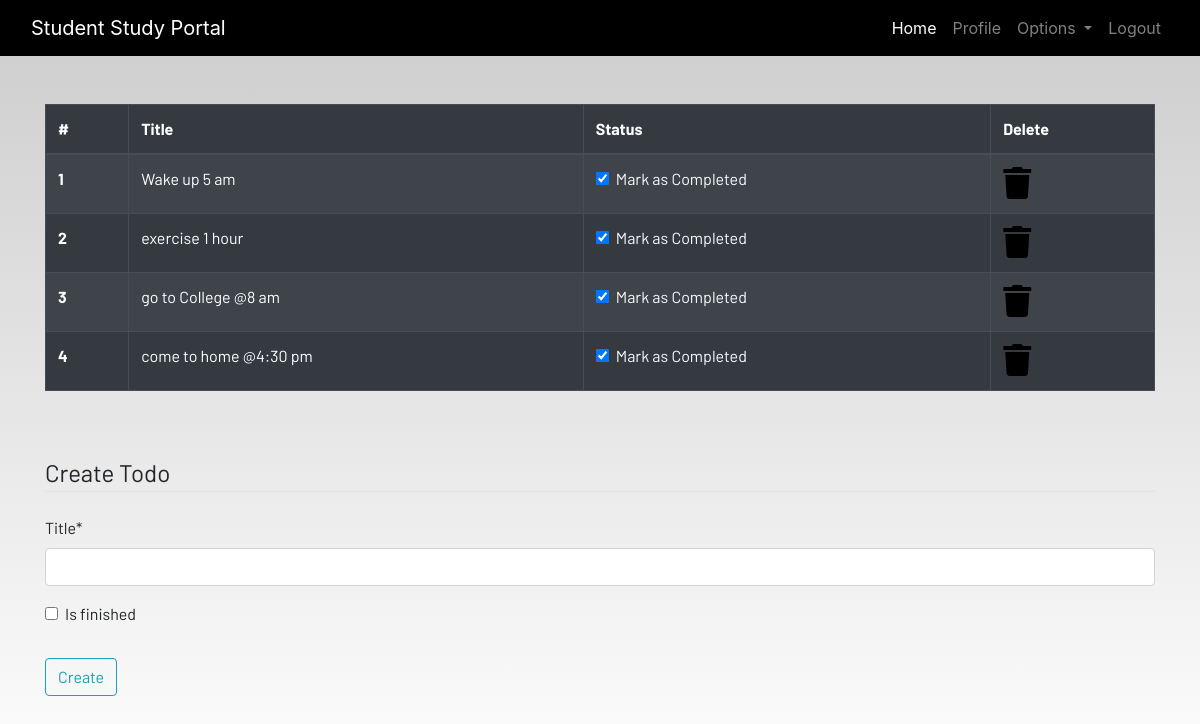
The app's page /todo (signed in) with its own data.
### dashboard/models.py (models this page shows, shortened)
class Todo(models.Model):
    user=models.ForeignKey(User,on_delete=models.CASCADE)
    title=models.CharField(max_length=100)
    is_finished=models.BooleanField(default=False)

### dashboard/views.py (the view)
# urls.py: path('todo',views.todo,name="todo"),
@login_required
def todo(request):
    if request.method=='POST':
        form=TodoForm(request.POST)
        if form.is_valid():
            try:
                finished=request.POST['is_finished']
                if finished=='on':
                    finished=True
                else:
                    finished=False
            except:
                finished=False
            todos=Todo(
                user=request.user,
                title=request.POST['title'],
                is_finished=finished
            )
            todos.save()
            messages.success(request,f"Todo Added from {request.user.username}!!")
    else:
        form=TodoForm()
    todo=Todo.objects.filter(user=request.user)
    if len(todo)==0:
        todos_done=True
    else:
        todos_done=False
    context={
        'form':form,
        'todos':todo,
        'todos_done':todos_done
    }
    return render(request,"dashboard/todo.html",context)

### dashboard/forms.py
class TodoForm(forms.ModelForm):
    class Meta:
        model=Todo
        fields=['title','is_finished']

### dashboard/templates/dashboard/todo.html (shortened to what this page needs)
{% extends 'dashboard/base.html' %}
{% load static %}
{% load crispy_forms_tags %}
{% block content %}
<div class="container">
    {% if not todos_done %}
    <table class="table table-striped table-bordered table-hover table-dark">
        <thead>
            <tr>
                <th scope="col">#</th>
                <th scope="col">Title</th>
                <th scope="col">Status</th>
                <th scope="col">Delete</th>
            </tr>
        </thead>
        <tbody>
            {% for todo in todos %}
            <tr>
                <th scope="row">{{forloop.counter}}</th>
                <td>{{todo.title}}</td>
                <td>
                    <a href="{%url 'update-todo' todo.id %}">
                        <div class="form-check">
                            {% if todo.is_finished == True %}
                            <input class="form-check-input" type="checkbox" value="" checked>
                            {% else %}
                            <input class="form-check-input" type="checkbox" value="" >
                            {% endif %}
                            <label class="form-check-label text-light" for="flexCheckDefault">
                                Mark as Completed
                            </label>
                        </div>
                    </a>
                </td>
                <td><a href="{%url 'delete-todo' todo.id %}"><i class="fa fa-trash fa-2x"></i></a></td>
            </tr>
            {% endfor %}
        </tbody>
    </table>
    {% else %}
    <h4>All tasks have been done!! create to add more</h4>
{% endif %}
</div><br><br>
<div class="container">
    <form method="POST">
        <fieldset class="form-group">
            <legend class="border-bottom mb-4">Create Todo</legend>
            {{form|crispy}}
        </fieldset>
        <div class="form-group">
            <button href="" class="btn btn-outline-info" type="submit">
                Create
            </button>
        </div>
    </form>
</div>
{% endblock content %}

### static/css/main.css (style rules this page uses)
html { scroll-behavior: smooth; height: 100%; width: 100%; }
a { text-decoration: none !important; color: black; }
html, body { max-width: 100%; overflow-x: hidden; height: 100%; width: 100%; }
body { background: linear-gradient(rgba(0, 0, 0, 0.2), rgba(255, 255, 255, 0.5)); overflow-x: hidden; background-repeat: no-repeat; }
.fa { color: black; }

### records on screen
Todo: title "Wake up 5 am"
Todo: title "exercise 1 hour"
Todo: title "go to College @8 am"
Todo: title "come to home @4:30 pm"
